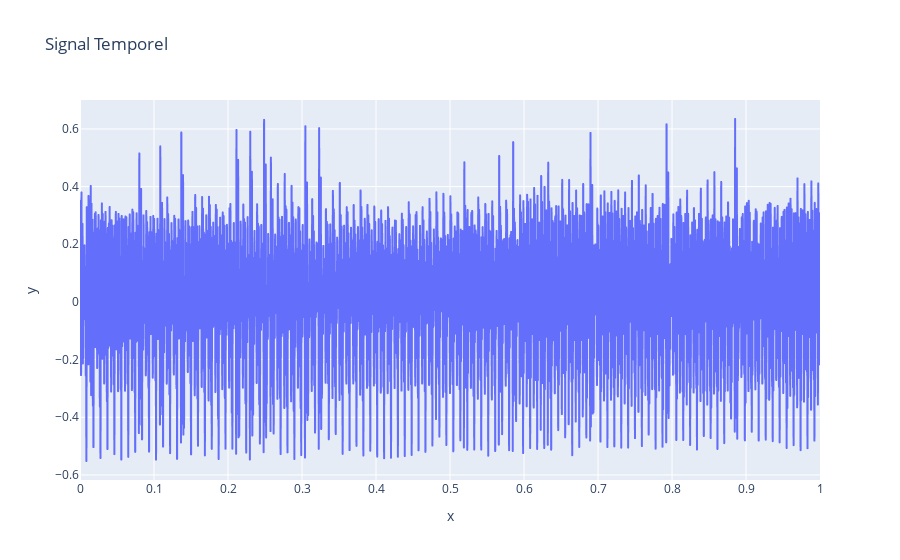
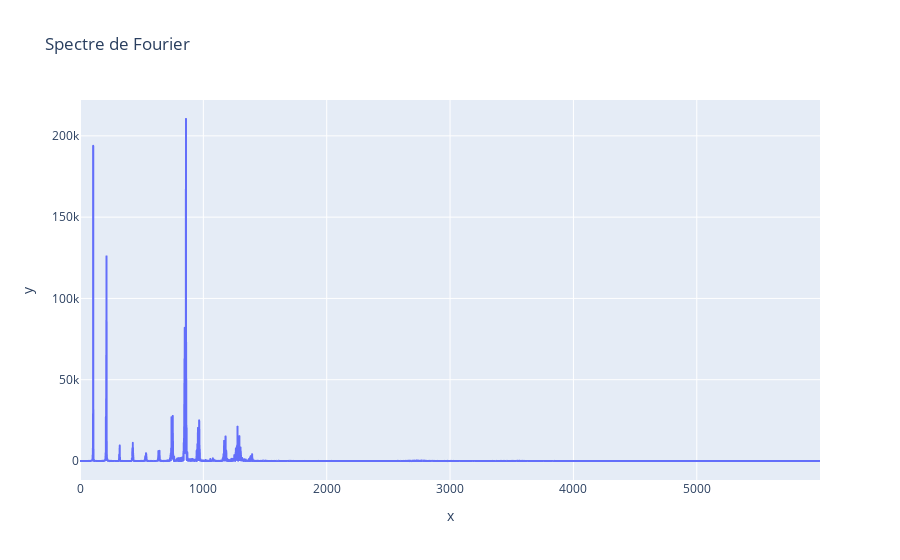
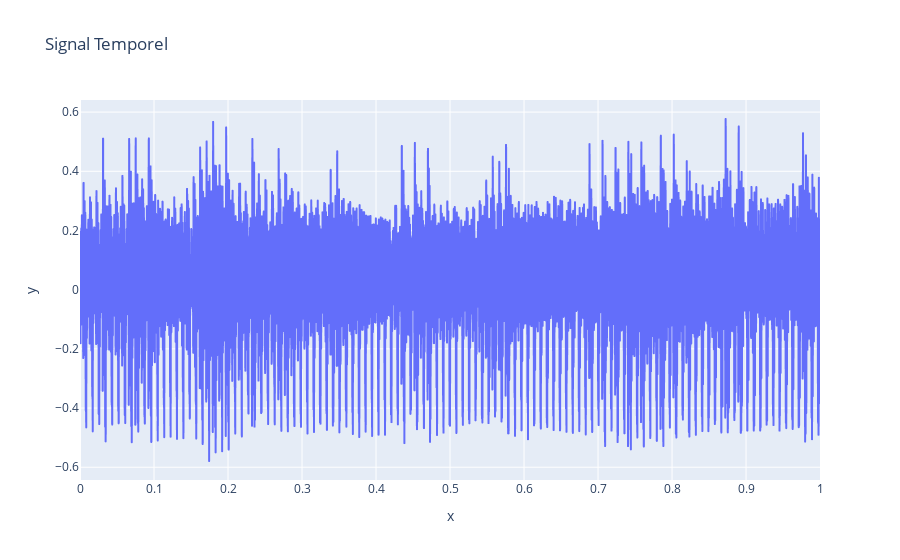
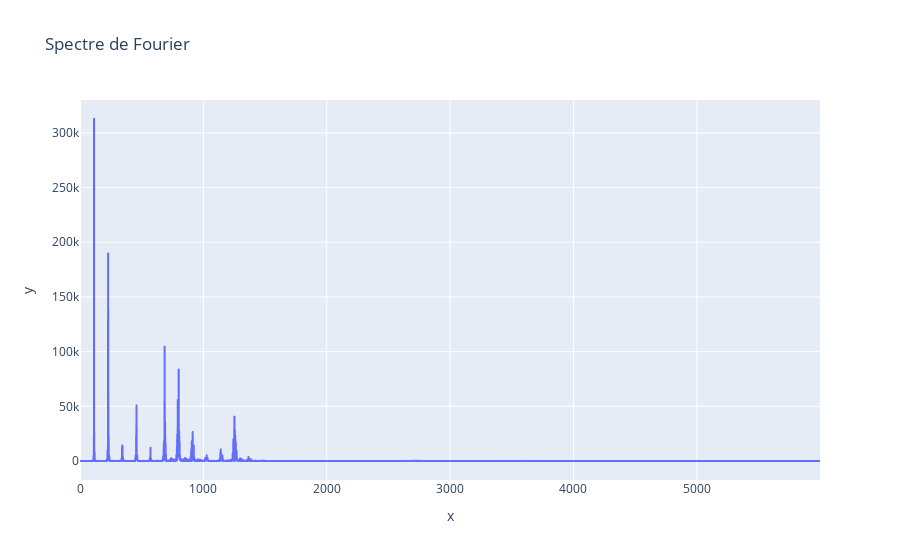

Notebook cell for these charts, in order:
### Markdown cell above
2. Apprentissage - Caractérisation des voyelles

### Code cell
def harmonique(signal, H) : 
    signal_dict = np.load(signal) 
    s = signal_dict['s'] # voyelle utile 
    t = signal_dict['t']

    # Calculer la Transformée de Fourier du signal
    nu,g = san.trans_fourier(s, t)
    spectre = abs(g) ** 2
    spectre_normal = spectre / (max(spectre))

    # Fondamental
    fondamental = san.detect_fondamentale(spectre_normal, nu) 

    # Création du tableau des fréquences approximative des harmoniques
    frequence_h = []
    for i in range(H) :
        frequence_h.append((1 + i) * fondamental)

    harmonique_freq, harmonique_amp = san.detect_pics(spectre, frequence_h, nu)

    res = []
    for i in range(H) : 
        amplitude = harmonique_amp[i]
        amplitude = abs(amplitude) + 1e-12 # 2viter log(0)
        res.append((float(np.log10(amplitude))))

    print("Vecteur harmonique (log10 amplitudes) :", res)

    fig_temporel = px.line(x = t, y = s, title = "Signal Temporel").show()
    fig_fourier = px.line(x = nu, y = spectre, title = "Spectre de Fourier").show()

harmonique('../Sons/apprentissage/a_1.npz', 10)
harmonique('../Sons/apprentissage/a_2.npz', 10)
harmonique('../Sons/apprentissage/a_3.npz', 10)
harmonique('../Sons/apprentissage/a_4.npz', 10)
harmonique('../Sons/apprentissage/a_5.npz', 10)

### Figure 1 — Plotly figure (JSON) as saved in the notebook; plotly's stock layout.template omitted (floating-point values rounded to 4 significant figures; data arrays with more than 128 entries replaced by an {"elided": "..."} marker saying what was removed)
{"data": [{"hovertemplate": "x=%{x}<br>y=%{y}<extra></extra>", "legendgroup": "", "line": {"color": "#636efa", "dash": "solid"}, "marker": {"symbol": "circle"}, "mode": "lines", "name": "", "showlegend": false, "type": "scattergl", "x": {"elided": "12000 float values"}, "xaxis": "x", "y": {"elided": "12000 float values"}, "yaxis": "y"}], "layout": {"legend": {"tracegroupgap": 0}, "title": {"text": "Signal Temporel"}, "xaxis": {"anchor": "y", "domain": [0, 1], "title": {"text": "x"}}, "yaxis": {"anchor": "x", "domain": [0, 1], "title": {"text": "y"}}}}

### Figure 2 — Plotly figure (JSON) as saved in the notebook; plotly's stock layout.template omitted (floating-point values rounded to 4 significant figures; data arrays with more than 128 entries replaced by an {"elided": "..."} marker saying what was removed)
{"data": [{"hovertemplate": "x=%{x}<br>y=%{y}<extra></extra>", "legendgroup": "", "line": {"color": "#636efa", "dash": "solid"}, "marker": {"symbol": "circle"}, "mode": "lines", "name": "", "showlegend": false, "type": "scattergl", "x": {"elided": "6000 float values"}, "xaxis": "x", "y": {"elided": "6000 float values"}, "yaxis": "y"}], "layout": {"legend": {"tracegroupgap": 0}, "title": {"text": "Spectre de Fourier"}, "xaxis": {"anchor": "y", "domain": [0, 1], "title": {"text": "x"}}, "yaxis": {"anchor": "x", "domain": [0, 1], "title": {"text": "y"}}}}

### Figure 3 — Plotly figure (JSON) as saved in the notebook; plotly's stock layout.template omitted (floating-point values rounded to 4 significant figures; data arrays with more than 128 entries replaced by an {"elided": "..."} marker saying what was removed)
{"data": [{"hovertemplate": "x=%{x}<br>y=%{y}<extra></extra>", "legendgroup": "", "line": {"color": "#636efa", "dash": "solid"}, "marker": {"symbol": "circle"}, "mode": "lines", "name": "", "showlegend": false, "type": "scattergl", "x": {"elided": "12000 float values"}, "xaxis": "x", "y": {"elided": "12000 float values"}, "yaxis": "y"}], "layout": {"legend": {"tracegroupgap": 0}, "title": {"text": "Signal Temporel"}, "xaxis": {"anchor": "y", "domain": [0, 1], "title": {"text": "x"}}, "yaxis": {"anchor": "x", "domain": [0, 1], "title": {"text": "y"}}}}

### Figure 4 — Plotly figure (JSON) as saved in the notebook; plotly's stock layout.template omitted (floating-point values rounded to 4 significant figures; data arrays with more than 128 entries replaced by an {"elided": "..."} marker saying what was removed)
{"data": [{"hovertemplate": "x=%{x}<br>y=%{y}<extra></extra>", "legendgroup": "", "line": {"color": "#636efa", "dash": "solid"}, "marker": {"symbol": "circle"}, "mode": "lines", "name": "", "showlegend": false, "type": "scattergl", "x": {"elided": "6000 float values"}, "xaxis": "x", "y": {"elided": "6000 float values"}, "yaxis": "y"}], "layout": {"legend": {"tracegroupgap": 0}, "title": {"text": "Spectre de Fourier"}, "xaxis": {"anchor": "y", "domain": [0, 1], "title": {"text": "x"}}, "yaxis": {"anchor": "x", "domain": [0, 1], "title": {"text": "y"}}}}
